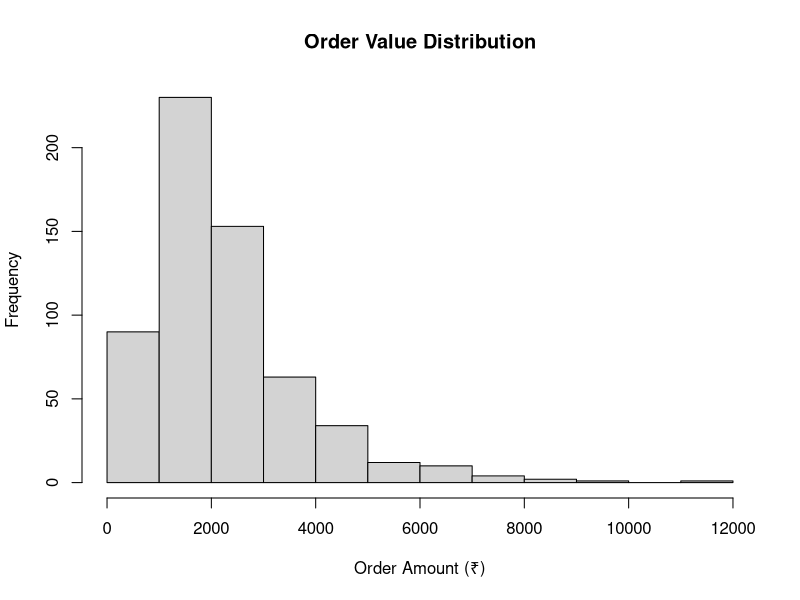
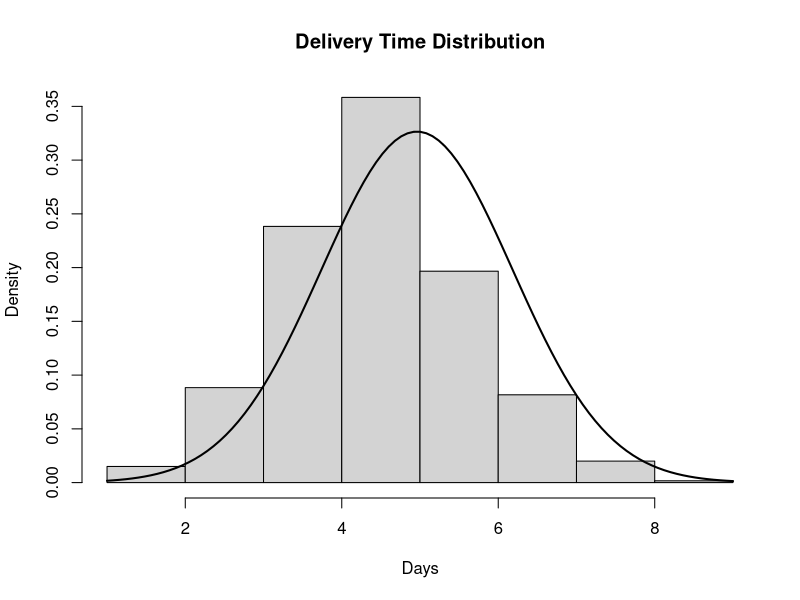
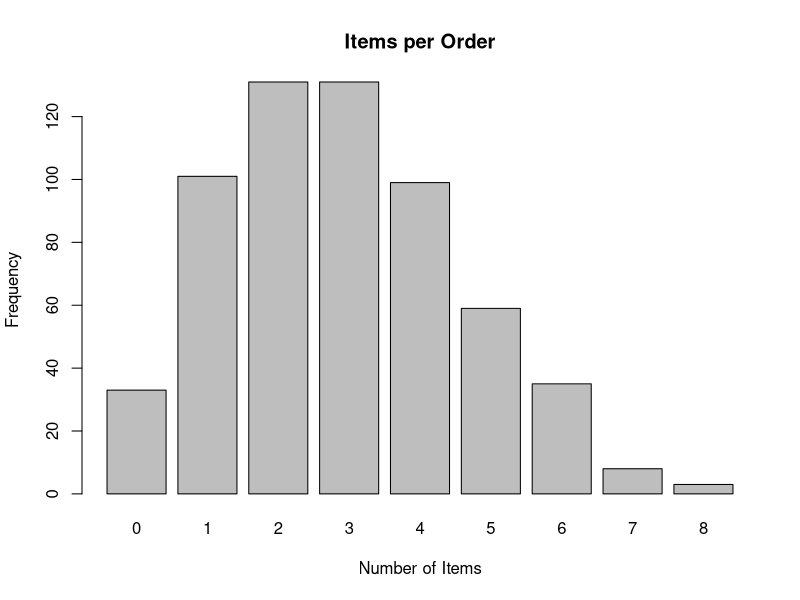
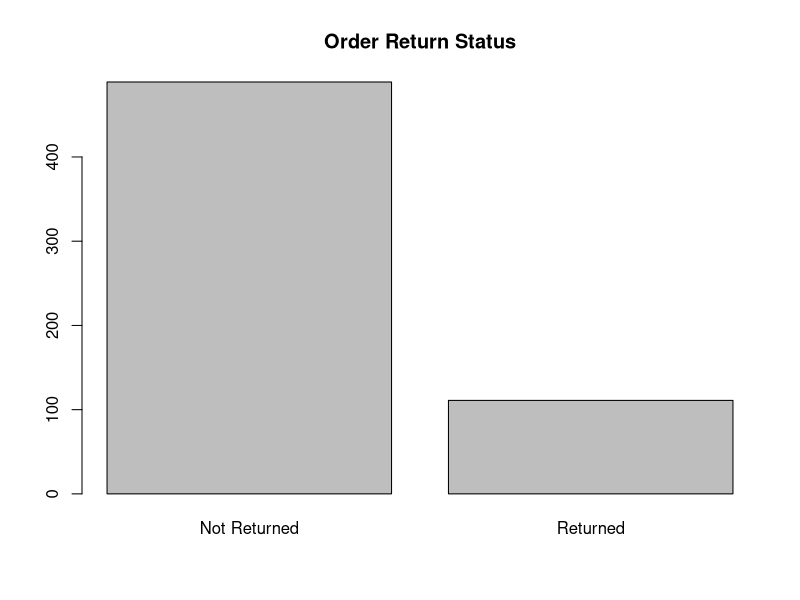
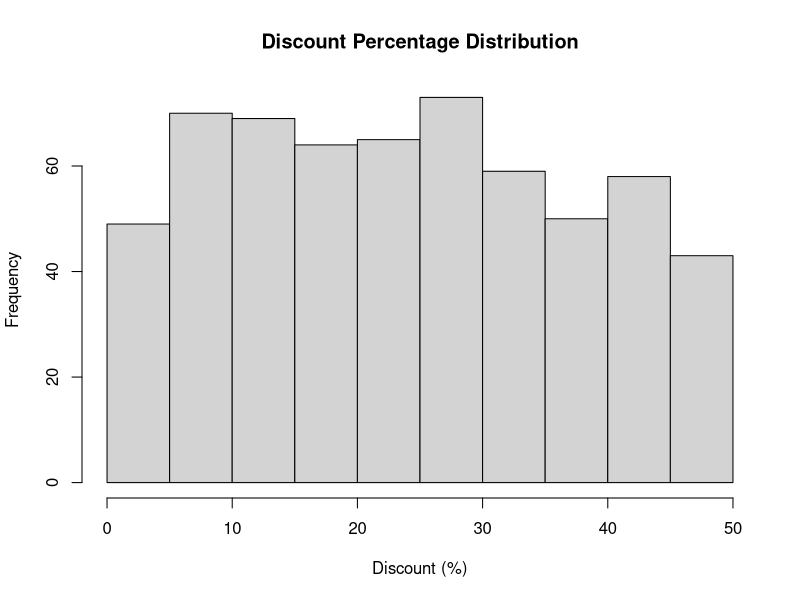
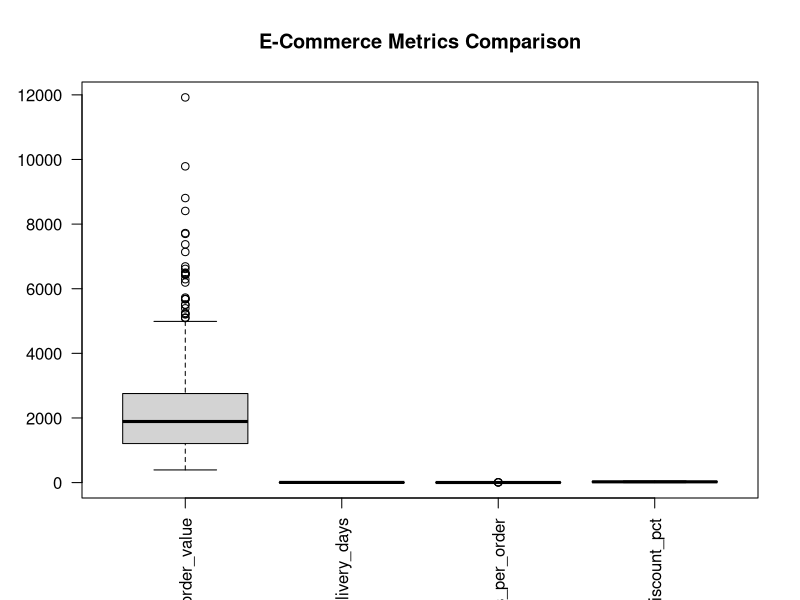

Source code (R) for these figures, in order:
# Real-World Dataset #2: E-Commerce Order Analytics
## Business Scenario
#An e-commerce company wants to understand **customer behavior, sales patterns, and system performance**.
  # ## Variables in the Dataset
  # 
  # | Variable          | Meaning                | Expected Distribution |
  # | ----------------- | ---------------------- | --------------------- |
  # | `order_value`     | Order amount (₹)       | Right-skewed          |
  # | `delivery_days`   | Days taken to deliver  | Normal                |
  # | `items_per_order` | Items bought per order | Poisson               |
  # | `returned`        | Order returned (0/1)   | Binomial              |
  # | `discount_pct`    | Discount percentage    | Uniform               |
  # 
#Create the Dataset (Realistic Simulation)
set.seed(2026)

ecom_df <- data.frame(
  order_value = round(rlnorm(600, meanlog = 7.5, sdlog = 0.6)),
  delivery_days = round(rnorm(600, mean = 5, sd = 1.2)),
  items_per_order = rpois(600, lambda = 3),
  returned = rbinom(600, size = 1, prob = 0.18),
  discount_pct = runif(600, min = 0, max = 50)
)
# First Look: Descriptive Statistics
summary(ecom_df)
### What you immediately notice
# 
# * `order_value`: Mean ≫ Median → skewed
# * `delivery_days`: Mean ≈ Median → symmetric
# * `items_per_order`: small integers
# * `returned`: binary
# * `discount_pct`: evenly spread

#Distribution-wise Analysis (With Interpretation)

##A. Right-Skewed Distribution → **Order Value**
### Descriptive Stats
mean(ecom_df$order_value)
median(ecom_df$order_value)
sd(ecom_df$order_value)
### Plot
hist(ecom_df$order_value,
     main = "Order Value Distribution",
     xlab = "Order Amount (₹)")
##*Conclusion**
#* Many small orders
#* Few very large orders
#* Typical revenue distribution in e-commerce

#*Business Insight**
#High-value customers drive disproportionate revenue.

##B. Normal Distribution → **Delivery Days**
### Descriptive Stats
mean(ecom_df$delivery_days)
median(ecom_df$delivery_days)
sd(ecom_df$delivery_days)

### Plot
hist(ecom_df$delivery_days,
     probability = TRUE,
     main = "Delivery Time Distribution",
     xlab = "Days")

curve(dnorm(x,
            mean(ecom_df$delivery_days),
            sd(ecom_df$delivery_days)),
      add = TRUE, lwd = 2)
##Conclusion**
#* Symmetric
#* Most deliveries around 5 days
#* Normal assumption valid

##C. Poisson Distribution → **Items per Order**
### Descriptive Stats
table(ecom_df$items_per_order)
mean(ecom_df$items_per_order)
### Plot
barplot(table(ecom_df$items_per_order),
        main = "Items per Order",
        xlab = "Number of Items",
        ylab = "Frequency")
##Conclusion**
#* Discrete count data
#* Most customers buy 2–4 items
#* Poisson fits well
 
##D. Binomial Distribution → **Order Returned**
### Descriptive Stats
table(ecom_df$returned)
prop.table(table(ecom_df$returned))
### Plot
barplot(table(ecom_df$returned),
        names.arg = c("Not Returned", "Returned"),
        main = "Order Return Status")
##*Conclusion**
#* Yes / No outcome
#* ~18% return rate
#* Binomial model applies
###*Business Insight**
#High return rate may indicate product quality or sizing issues.
 
### E. Uniform Distribution → **Discount Percentage**
### Descriptive Stats
summary(ecom_df$discount_pct)
### Plot
hist(ecom_df$discount_pct,
     main = "Discount Percentage Distribution",
     xlab = "Discount (%)")

##*Conclusion**
#* Flat histogram
#* No clustering
#* Uniform distribution confirmed

# Boxplot Comparison (Outliers & Spread)
boxplot(ecom_df[, c("order_value",
                    "delivery_days",
                    "items_per_order",
                    "discount_pct")],
        main = "E-Commerce Metrics Comparison",
        las = 2)
#*Insights**
#* Order value has extreme outliers
#* Delivery days tightly clustered
#* Items per order compact
#* Discounts evenly spread

#Distribution Mapping Summary
# 
# | Variable        | Distribution | Reason                 |
# | --------------- | ------------ | ---------------------- |
# | Order Value     | Right-skewed | Few large orders       |
# | Delivery Days   | Normal       | Symmetric service time |
# | Items per Order | Poisson      | Count data             |
# | Returned        | Binomial     | Binary outcome         |
# | Discount %      | Uniform      | Even assignment        |

## Interview-Grade Explanation (Short & Sharp)
#“I identified the distribution by combining data type, summary statistics, and visual inspection.
#Right-skewed for revenue, normal for operational time, Poisson for counts, binomial for outcomes, and uniform for random assignments.”
